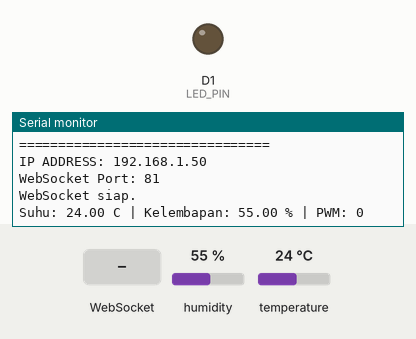
A sketch run on a simulated ESP8266 (NodeMCU). Parts: output pins drawn as LEDs (lit = HIGH), the last lines printed to the serial monitor. Inputs (shaded band) come from the test bench; at power-on: humidity 55 %, temperature 24 °C. WiFi joins after 1.5 s; servers stay silent unless stated.

Above: at 2.7 s.
2.8 s: WebSocket text "pwm," received
At 3.4 s:
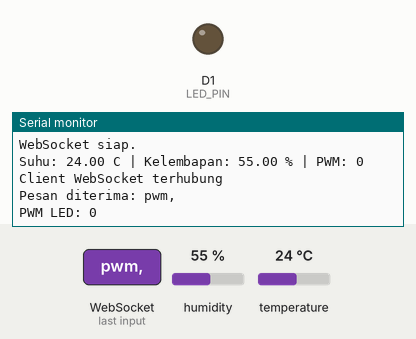
4.3 s: WebSocket text "5" received
At 5.7 s:
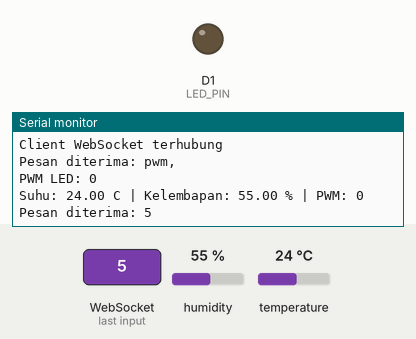

Measured:
- after the input at 2.8 s, the serial monitor: prints a new line at once (image 1)
- after the input at 4.3 s, the serial monitor: prints a new line at once (image 2)

The sketch:

praktikum2module5.ino
```cpp
#include <ESP8266WiFi.h>
#include <WebSocketsServer.h>
#include <DHT.h>

// ===============================
// KONFIGURASI WIFI
// ===============================
const char* ssid = "Bhap_you";
const char* password = "asdfghjk";

// ===============================
// KONFIGURASI PIN
// ===============================
#define DHTPIN D5
#define DHTTYPE DHT22
#define LED_PIN D1

DHT dht(DHTPIN, DHTTYPE);

// WebSocket pada port 81
WebSocketsServer webSocket = WebSocketsServer(81);

// Nilai PWM LED
int nilaiPWM = 0;

// Timer
unsigned long previousMillis = 0;
const long interval = 2000;

// ===============================
// HALAMAN WEB
// ===============================
const char MAIN_page[] PROGMEM = R"=====(
<!DOCTYPE html>
<html>
<head>
  <meta name="viewport" content="width=device-width, initial-scale=1">
  <title>Kontrol LED PWM</title>

  <style>
    body {
      font-family: Arial;
      text-align: center;
      margin-top: 30px;
    }

    h1 {
      font-size: 28px;
    }

    .data {
      font-size: 20px;
      margin: 15px;
    }

    input[type=range] {
      width: 80%;
    }

    #pwmValue {
      font-size: 22px;
      font-weight: bold;
    }
  </style>
</head>

<body>

  <h1>Kontrol Intensitas Cahaya</h1>

  <div class="data">
    Suhu:
    <span id="suhuValue">--</span> °C
  </div>

  <div class="data">
    Kelembapan:
    <span id="humValue">--</span> %
  </div>

  <hr>

  <h2>Intensitas LED</h2>

  <input
    type="range"
    min="0"
    max="1023"
    value="0"
    id="pwmSlider"
    onchange="sendPWM(this.value)"
  >

  <p>
    Nilai PWM:
    <span id="pwmValue">0</span>
  </p>

<script>

  var websocket;

  function initWebSocket() {

    websocket = new WebSocket(
      'ws://' + window.location.hostname + ':81/'
    );

    websocket.onopen = function() {
      console.log("WebSocket Terhubung");
    };

    websocket.onclose = function() {
      console.log("WebSocket Terputus");
    };

    websocket.onmessage = function(event) {

      var data = JSON.parse(event.data);

      document.getElementById("suhuValue").innerText = data.suhu;
      document.getElementById("humValue").innerText = data.hum;

    };
  }

  function sendPWM(value) {

    document.getElementById("pwmValue").innerText = value;

    if (websocket.readyState === WebSocket.OPEN) {
      websocket.send("pwm," + value);
    }
  }

  window.onload = initWebSocket;

</script>

</body>
</html>
)=====";

// ===============================
// MENANGANI PESAN WEBSOCKET
// ===============================
void handleWebSocketMessage(uint8_t num, uint8_t *payload, size_t length) {

  String message = "";

  for (size_t i = 0; i < length; i++) {
    message += (char)payload[i];
  }

  Serial.print("Pesan diterima: ");
  Serial.println(message);

  // Mengecek perintah PWM
  if (message.startsWith("pwm,")) {

    String nilai = message.substring(4);

    nilaiPWM = nilai.toInt();

    // Membatasi nilai PWM 0 - 1023
    nilaiPWM = constrain(nilaiPWM, 0, 1023);

    // Mengatur intensitas LED
    analogWrite(LED_PIN, nilaiPWM);

    Serial.print("PWM LED: ");
    Serial.println(nilaiPWM);
  }
}

// ===============================
// EVENT WEBSOCKET
// ===============================
void webSocketEvent(
  uint8_t num,
  WStype_t type,
  uint8_t *payload,
  size_t length
) {

  switch (type) {

    case WStype_CONNECTED:
      Serial.println("Client WebSocket terhubung");
      break;

    case WStype_DISCONNECTED:
      Serial.println("Client WebSocket terputus");
      break;

    case WStype_TEXT:
      handleWebSocketMessage(num, payload, length);
      break;
  }
}

// ===============================
// SETUP
// ===============================
void setup() {

  Serial.begin(115200);

  dht.begin();

  // LED
  pinMode(LED_PIN, OUTPUT);
  analogWrite(LED_PIN, 0);

  // Mode WiFi
  WiFi.mode(WIFI_STA);
  WiFi.begin(ssid, password);

  Serial.println();
  Serial.println("Menghubungkan ke WiFi...");

  while (WiFi.status() != WL_CONNECTED) {

    delay(500);
    Serial.print(".");
  }

  Serial.println();
  Serial.println("================================");
  Serial.println(" NODEMCU BERHASIL TERHUBUNG");
  Serial.println("================================");

  Serial.print("IP ADDRESS: ");
  Serial.println(WiFi.localIP());

  Serial.println("WebSocket Port: 81");

  // Memulai WebSocket
  webSocket.begin();
  webSocket.onEvent(webSocketEvent);

  Serial.println("WebSocket siap.");
}

// ===============================
// LOOP
// ===============================
void loop() {

  webSocket.loop();

  unsigned long currentMillis = millis();

  if (currentMillis - previousMillis >= interval) {

    previousMillis = currentMillis;

    float suhu = dht.readTemperature();
    float hum = dht.readHumidity();

    if (isnan(suhu) || isnan(hum)) {

      Serial.println("Gagal membaca DHT22!");

      return;
    }

    // Membuat data JSON
    String json = "{";
    json += "\"suhu\":\"" + String(suhu, 1) + "\",";
    json += "\"hum\":\"" + String(hum, 1) + "\"";
    json += "}";

    // Mengirim data ke semua client WebSocket
    webSocket.broadcastTXT(json);

    Serial.print("Suhu: ");
    Serial.print(suhu);
    Serial.print(" C | Kelembapan: ");
    Serial.print(hum);
    Serial.print(" % | PWM: ");
    Serial.println(nilaiPWM);
  }
}
```
